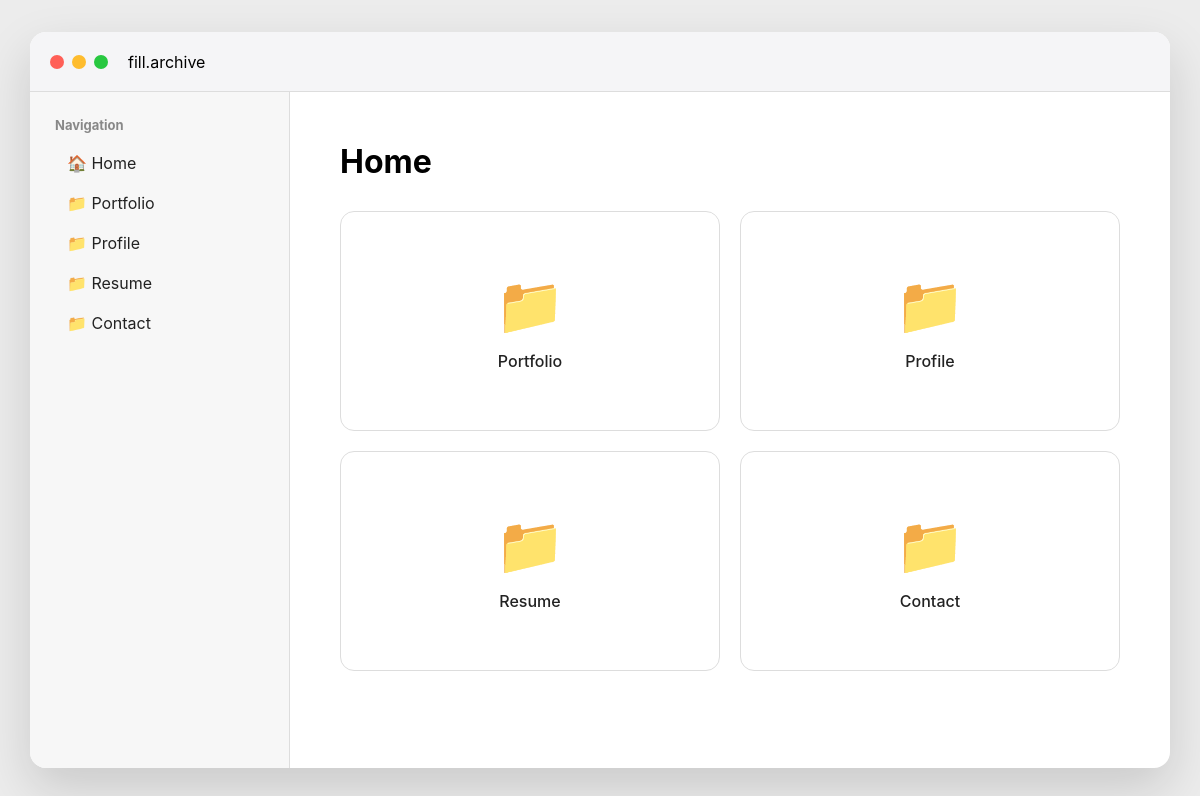
The page / on the database its author committed.
### myapp/models.py (models this page shows, shortened)
class Folder(models.Model):
    name = models.CharField(max_length=100)
    parent = models.ForeignKey(
        'self',
        on_delete=models.CASCADE,
        null=True,
        blank=True,
        related_name='children'
    )

### myapp/views.py (the view)
def finder(request):
    folders = Folder.objects.filter(
        parent=None
    )
    return render(
    request,
    "finder.html",
    {
        "folders": folders,
        "sidebar_folders": folders,
        "current_folder": None
    }
)

### myapp/templates/finder.html
{% extends 'base.html' %}
{% block content %}
<h1 class="page-title">Home</h1>
<div class="gallery">
    {% for folder in folders %}
    <a href="{% url 'folder_detail' folder.id %}"
       class="folder-card">
        <div class="folder-icon">
            📁
        </div>
        <div class="folder-name">
            {{ folder.name }}
        </div>
    </a>
    {% endfor %}
</div>
{% endblock %}

### myapp/templates/base.html (shortened to what this page needs)
{% load static %}
<!doctype html>
<html lang="en">
  <head>
    <link rel="stylesheet" href="{% static 'css/style.css' %}" />
  </head>
  <body>
    <div class="window">
      <div class="title-bar">
        <div class="traffic-lights">
          <span class="red"></span>
          <span class="yellow"></span>
          <span class="green"></span>
        </div>
        <div class="title">fill.archive</div>
      </div>
      <div class="workspace">
        <aside class="sidebar">
          <h4>Navigation</h4>
          <a href="{% url 'finder' %}"> 🏠 Home </a>
          {% for folder in sidebar_folders %}
          <a
            href="{% url 'folder_detail' folder.id %}"
            class="{% if current_folder and current_folder.id == folder.id %}active-folder{% endif %}"
          >
            📁 {{ folder.name }}
          </a>
          {% endfor %}
        </aside>
        <main class="content">{% block content %} {% endblock %}</main>
      </div>
    </div>
  </body>
</html>

### myapp/static/css/style.css (style rules this page uses)
* { margin: 0; padding: 0; box-sizing: border-box; }
body { height: 100vh; display: flex; justify-content: center; align-items: center; background: #ececec; font-family: -apple-system, BlinkMacSystemFont, sans-serif; }
.window { width: 95%; height: 92vh; background: white; border-radius: 16px; overflow: hidden; box-shadow: 0 20px 50px rgba(0, 0, 0, 0.15); }
.title-bar { height: 60px; display: flex; align-items: center; gap: 20px; padding: 0 20px; background: #f5f5f7; border-bottom: 1px solid #ddd; }
.traffic-lights { display: flex; gap: 8px; }
.traffic-lights span { width: 14px; height: 14px; border-radius: 50%; }
.red { background: #ff5f57; }
.yellow { background: #febc2e; }
.green { background: #28c840; }
.workspace { display: flex; height: calc(100% - 60px); }
.content { flex: 1; padding: 50px; overflow: auto; }
.sidebar { width: 260px; background: #f7f7f7; border-right: 1px solid #ddd; padding: 25px; display: flex; flex-direction: column; }
.sidebar h4 { margin-bottom: 10px; margin-top: 20px; color: #888; font-size: 13px; }
.sidebar h4:first-child { margin-top: 0; }
.sidebar a { display: flex; align-items: center; gap: 10px; text-decoration: none; color: #222; padding: 10px 12px; border-radius: 8px; transition: 0.2s; }
.page-title { margin-bottom: 30px; }
.folder-grid, .gallery { display: grid; grid-template-columns: repeat(auto-fill, minmax(180px, 1fr)); gap: 20px; }
.folder-item, .folder-card { text-decoration: none; color: #222; background: white; border: 1px solid #ddd; border-radius: 14px; min-height: 220px; padding: 16px; display: flex; flex-direction: column; justify-content: center; align-items: center; text-align: center; transition: 0.2s; }
.folder-icon { font-size: 56px; margin-bottom: 12px; }
.folder-name { font-weight: 500; }
.gallery { grid-template-columns: repeat(2, 1fr); }

### rows shown on the page
Folder: name "Portfolio"
Folder: name "Profile"
Folder: name "Resume"
Folder: name "Contact"
